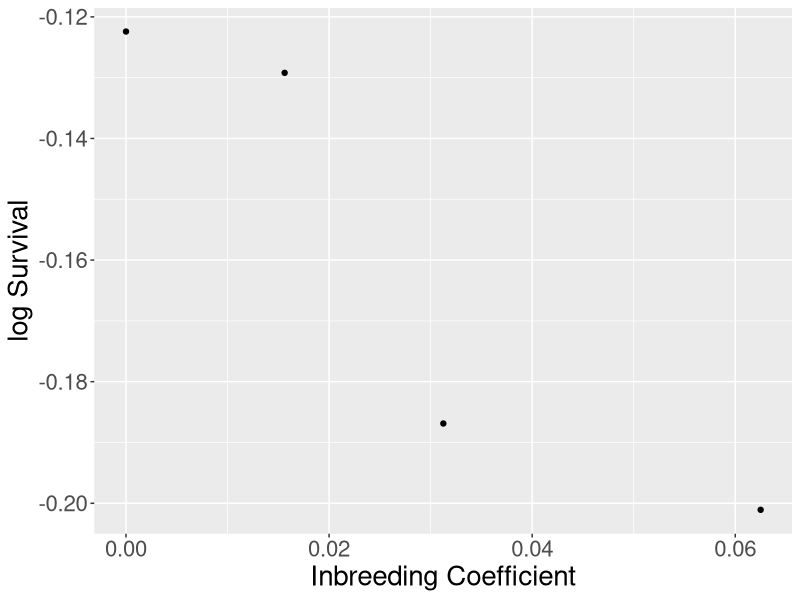
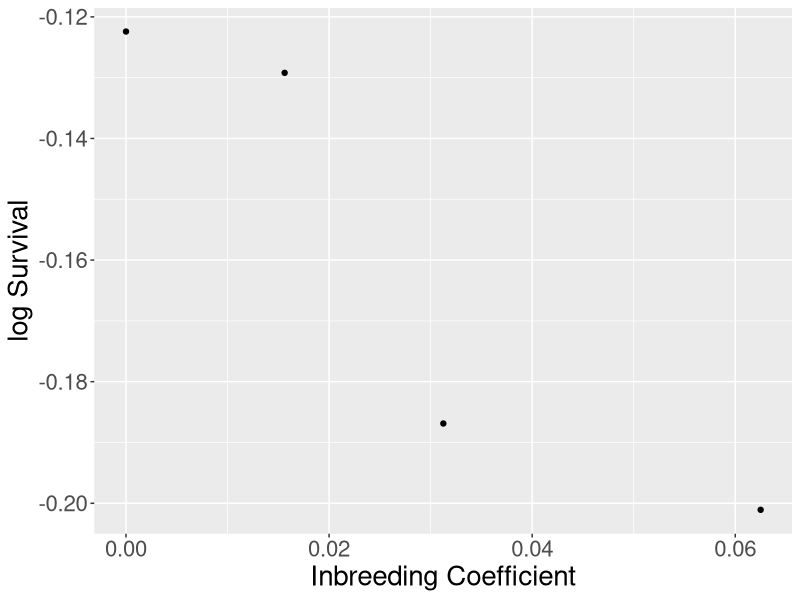

The R source for these figures, in order:
# I think these data are from Morton, Crow, and Muller, 1956.
library(ggplot2)
df <- read.table("mortoncrow.txt", header=T)

# Adjust text size. Default is 11
mytheme = theme_get()
mytheme$text$size = 20
theme_set(mytheme)

df$lns <- with(df, log(s/n))
ggplot(df, aes(f, lns)) + geom_point() +
    xlab("Inbreeding Coefficient") +
    ylab("log Survival")
ggsave("mortoncrow.pdf")
